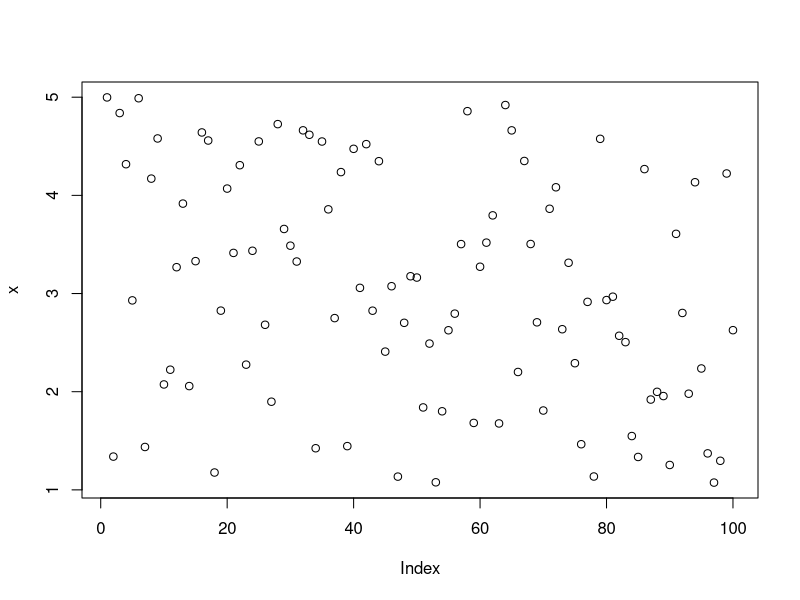
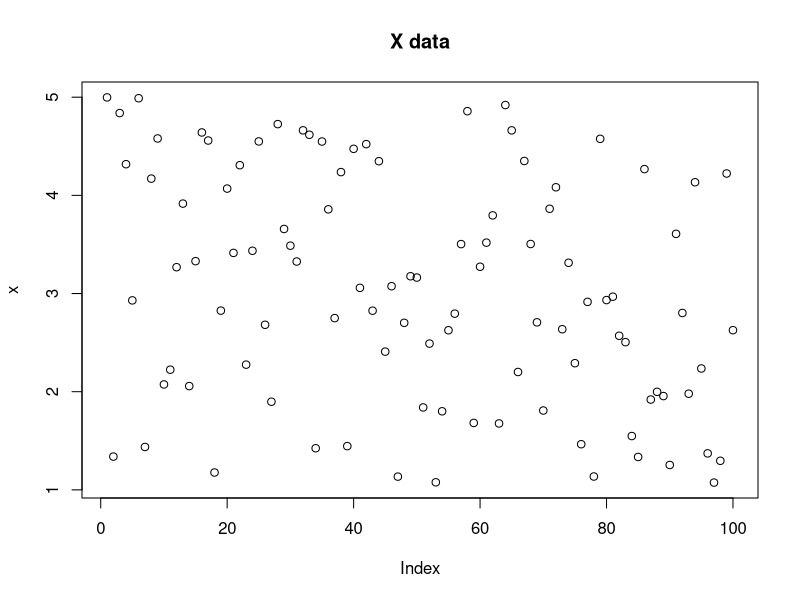
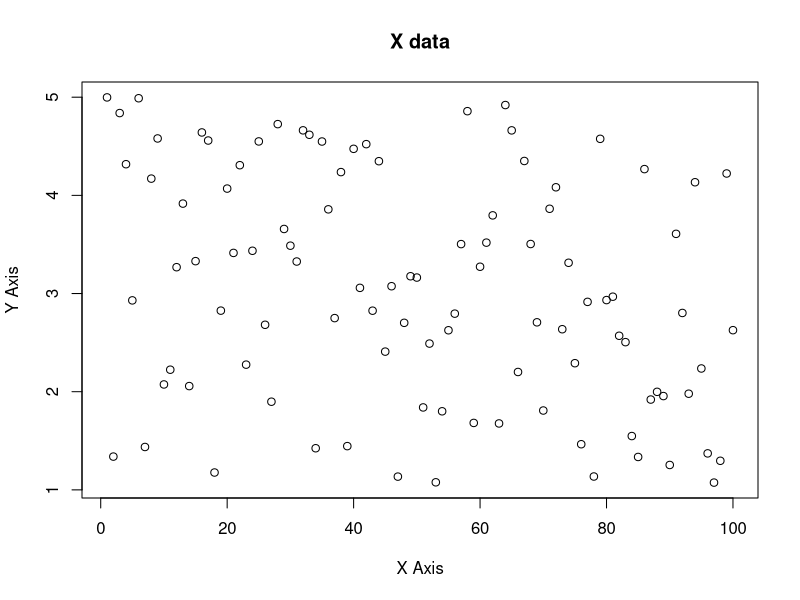
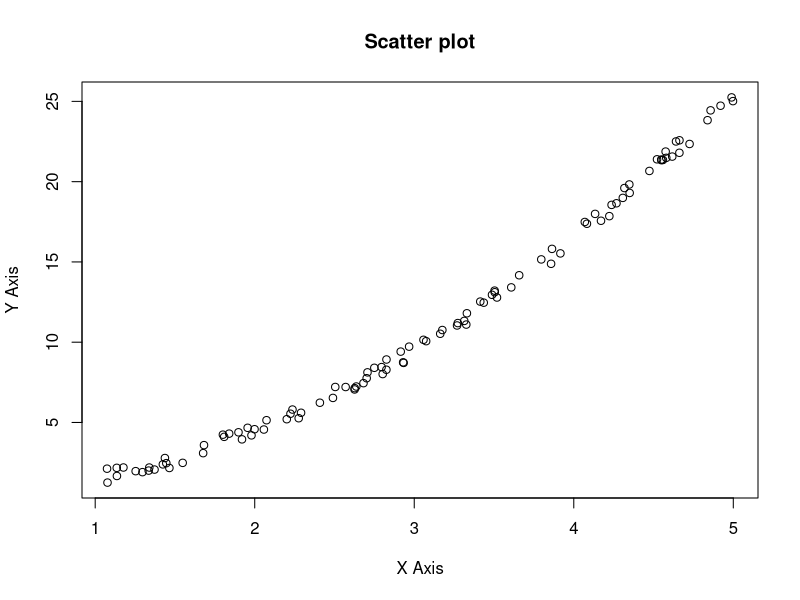
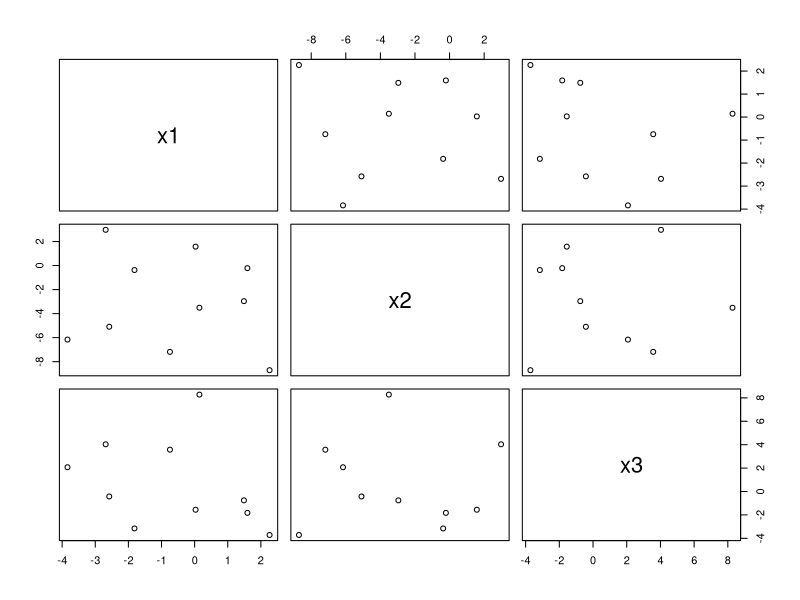
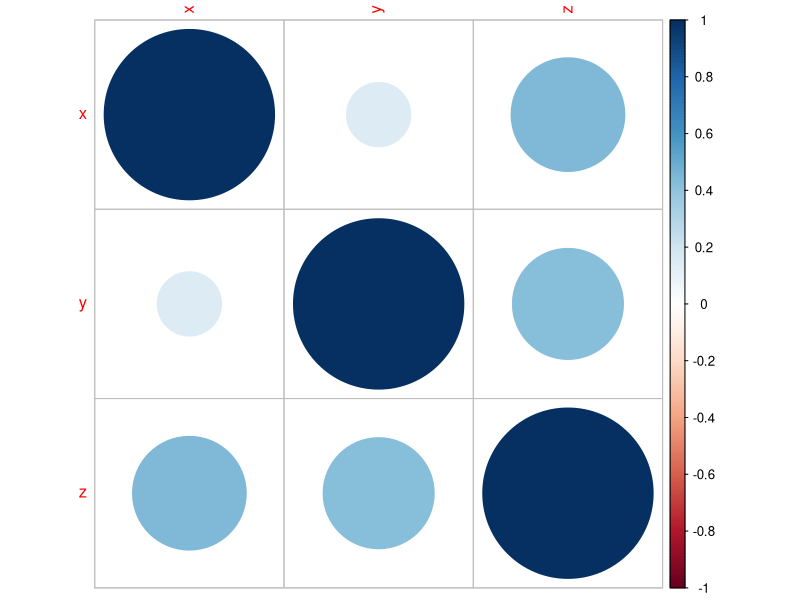
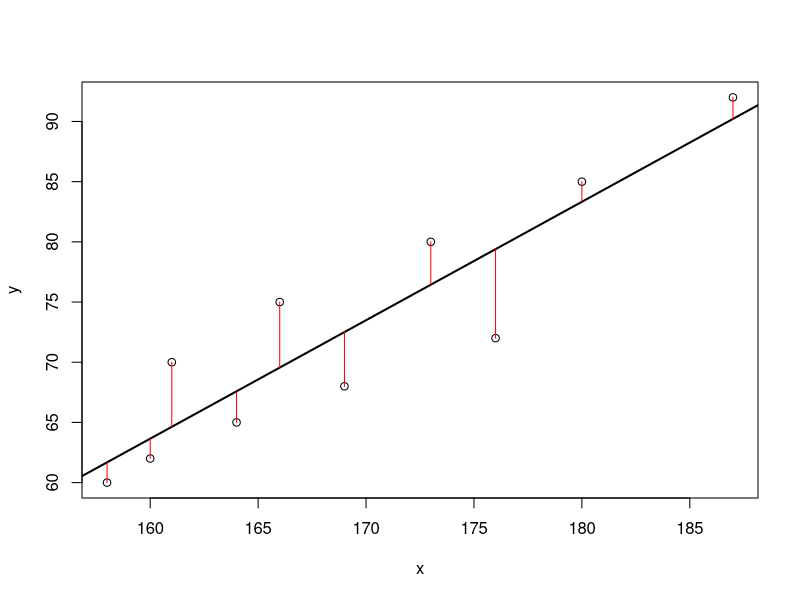
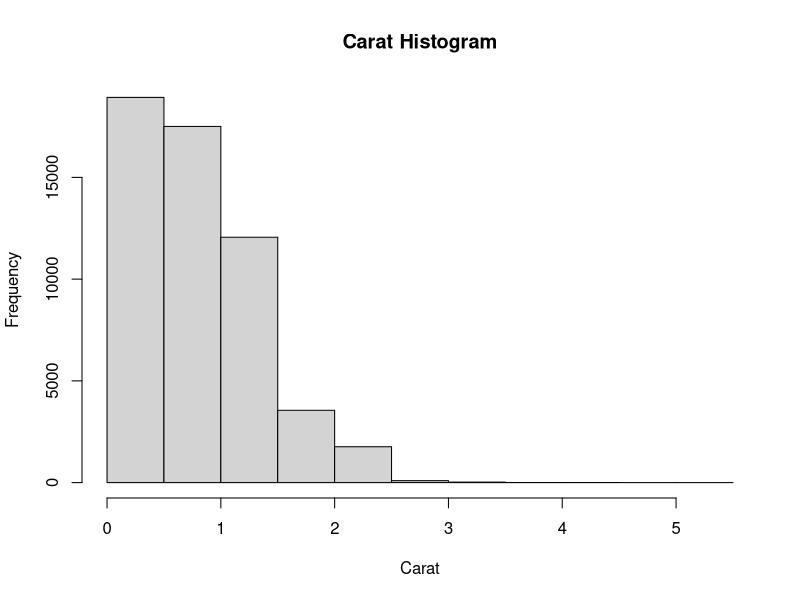

Write R code to recreate these figures, in order.
###############################################################
# Lab II - Basics of Ploting and ggplot
#-------------------------------------------------------------#
# #############################################################

#-------------------------------------------------------------
# Step 1: Random Number and Plot
#-------------------------------------------------------------
x <- runif(100, min = 1, max = 5)
x
y <- x^2 + runif(100)
y

# 1.1 Plot x
plot(x)
plot(x, main = "X data")
plot(x, main = "X data",xlab = "X Axis", ylab="Y Axis")


# 1.2 Scatter Plot; x vs y
plot(x, y, main = "Scatter plot",xlab = "X Axis", ylab="Y Axis")


# 1.3 Saving the Plot to a file
png(filename="MyPlot.png")
plot(x, y, main = "Scatter plot",xlab = "X Axis", ylab="Y Axis")
dev.off()
getwd()   # Get the Current Working Directory, Similar to pwd in linux



#-------------------------------------------------------------
# Step 2: The Normal Distribution
#-------------------------------------------------------------
x1 <- rnorm(10,sd=2)
x1
x2 <- rnorm(10,sd=3)
x2
x3 <- rnorm(10,sd=4)
x3

# Plot x1,x2,x3 together
df <- data.frame(x1,x2,x3)
plot(df[,1:3])



#-------------------------------------------------------------
# Step 3: Min, Max, Sum, Std Deviation
#         Mean, Median, Mode
#-------------------------------------------------------------
x <- c(2,7,3,2,4,1,8,2,4,2,8,-5,4)
min(x)
max(x)
sum(x)
sd(x)

mean(x)
median(x)

# To get mode (Most occured element in a list)
getmode <- function(v) {
  uniqv <- unique(v)
  uniqv[which.max(tabulate(match(v, uniqv)))]
}

getmode(x)


#-------------------------------------------------------------
# Step 4: Correlation, Variance and Covariance (Matrices) 
#-------------------------------------------------------------

x <- c(2,7,3,2,4,1,8,2,4,2,8,-5,4)
y <- c(6,3,8,1,3,6,8,2,3,5,8,4,-6)
z <- round(runif(13,min=-10, max=10),0) 

# Variance
var(x, y)

# Co-variance
cov(x, y, method = "pearson")
cov(x, y, method = "kendall")
cov(x, y, method = "spearman")

# Correlation
cor(x, y, method = "pearson")
cor(x, y, method = "kendall")
cor(x, y, method = "spearman")


# Pairwise correlation
df <- data.frame(x,y,z)
pairCor <- cor(df,use="pairwise",method="pearson")
pairCor


# Visualize correlation of all variable with each other
install.packages("corrplot")
library(corrplot)
corrplot(pairCor)


#-------------------------------------------------------------
# Step 5: Linear Regression
#-------------------------------------------------------------

x <- c(173, 169, 176, 166, 161, 164, 160, 158, 180, 187)
y <- c(80, 68, 72, 75, 70, 65, 62, 60, 85, 92) 

linearModel <- lm(y ~ x)
plot(x, y)
abline(linearModel, lwd=2)
predicted <- predict(linearModel) 
segments(x, y, x, predicted, col="red")


#-------------------------------------------------------------
# Step 6: Basic Plots using ggplot
#-------------------------------------------------------------

install.packages("ggplot2")
library(ggplot2)

data(diamonds)  # Loading build-in dataset
head(diamonds)
summary(diamonds) #Summarize the dataset

# 6.1 Histogram
hist(diamonds$carat, main = "Carat Histogram", xlab = "Carat")

plot(price ~ carat, data = diamonds)
plot(diamonds$carat, diamonds$price)


# 6.2 Boxplots

boxplot(diamonds$carat)

# The idea behind the boxplot is that the 
# thick middle line represents the median and 
# the box is bounded by the first and third 
# quartiles. That is, the middle 50% of data 
# (the Interquartile Range or IQR) is held in 
# the box. The lines extend out to 1.5*IQR in 
# both directions. Outlier points are then
# plotted beyond that. It is important to note 
# that while 50% of the data are very visible 
# in the box, that means 50% of the data are 
# not really displayed. That is a lot of 
# information to not see.


boxplot(diamonds)
boxplot(diamonds[,-c(7)]) # dropping carat column


# 6.3 Histograms and Densities
  ggplot(data = diamonds) + geom_histogram(aes(x = carat))
  ggplot(data = diamonds) + geom_density(aes(x = carat), fill = "grey50")



library(ggplot2)
# Scatter Plot
ggplot(diamonds, aes(x = carat, y = price)) + geom_point()

g <- ggplot(diamonds, aes(x = carat, y = price))
g + geom_point(aes(color = color))
g + geom_point(aes(color = color)) + facet_wrap(~color)
g + geom_point(aes(color = color)) + facet_grid(cut ~ clarity)




ggplot(diamonds, aes(y = carat, x = cut)) + geom_point() + geom_violin()
ggplot(diamonds, aes(y = carat, x = cut)) + geom_violin() + geom_point()

ggplot(economics, aes(x = date, y = pop)) + geom_line()


# 6.3 More Plots using ggplots

install.packages("lubridate")
install.packages("scales")

library(lubridate)
library(scales)
economics$year <- year(economics$date)
economics$month <- month(economics$date, label=TRUE)
econ2000 <- economics[which(economics$year >= 2000), ]

# build the foundation of the plot
g <- ggplot(econ2000, aes(x=month, y=pop))

# add lines color coded and grouped by year
# the group aesthetic breaks the data into separate groups
g <- g + geom_line(aes(color=factor(year), group=year))

# name the legend "Year"
g <- g + scale_color_discrete(name="Year")

# format the y axis
g <- g + scale_y_continuous(labels=comma)

# add a title and axis labels
g <- g + labs(title="Population Growth", x="Month", y="Population")

# plot the graph
g


# 6.4 Mpore on ggplots
install.packages("ggthemes")
library(ggthemes)
# build a plot and store it in g2
g2 <- ggplot(diamonds, aes(x=carat, y=price)) + geom_point(aes(color=color))
# apply a few themes
g2 + theme_economist() + scale_colour_economist()
g2 + theme_excel() + scale_colour_excel()
g2 + theme_tufte()
g2 + theme_wsj()



#-------------------------------------------------------------
# Step 7: Grid and a curve plotting
#-------------------------------------------------------------

x <- round(runif(13,min=-5, max=5),0) 
y <- round(runif(13,min=-5, max=5),0) 
z <- round(runif(13,min=-5, max=5),0) 

plot(z, type = "n")
grid(lty = 1, lwd = 2)
curve(x^2, col = "blue", add = TRUE)
curve(x^2 + 1, col = "blue", add = TRUE)
points(z^2, pch = 20)


#-------------------------------------------------------------
# Step 8: Grphical Parameters
#-------------------------------------------------------------

plot(z, type = "o", col = 'red', pch = 16, cex = 2)
plot(z, col = c('red', 'blue'), pch = "+", cex = 2)


#-------------------------------------------------------------
# Step 9: Colors Plotting
#-------------------------------------------------------------
colors()
palette() ## default palette
palette(sample(colors(), 10)) ## change palette
plot(runif(50), col = rep(1:10, each = 5), pch = 16, cex = 2)


#-------------------------------------------------------------
# Step 10: Histogram Plotting - Frequency Plotting
#-------------------------------------------------------------

# create a grouping variable of length 100
a <- factor(sample(1:5, 13, replace = TRUE), levels = 1:5)
a
levels(a) <- LETTERS[1:5]
a
plot(a)
plot(y ~ a)   # Box Plot


#-------------------------------------------------------------
# Step 11: Plotting of Data frames 
#-------------------------------------------------------------

# scatterplot matrix: a matrix of all pairwise bivariate scatterplots.
iris        # Dataset
head(iris)
class(iris)
plot(iris)
plot(iris[1:4], col = as.numeric(iris$Species)) # color by Species


#-------------------------------------------------------------
# Step 12: Function Plotting
#-------------------------------------------------------------
plot(sin, from = -2 * pi, to = 2 * pi)
plot(cos, from = -2 * pi, to = 2 * pi)

damped.sin <- function(x) sin(5 * x) * exp(-x^2) ## New function
class(damped.sin)
plot(damped.sin, from = -pi, to = pi)